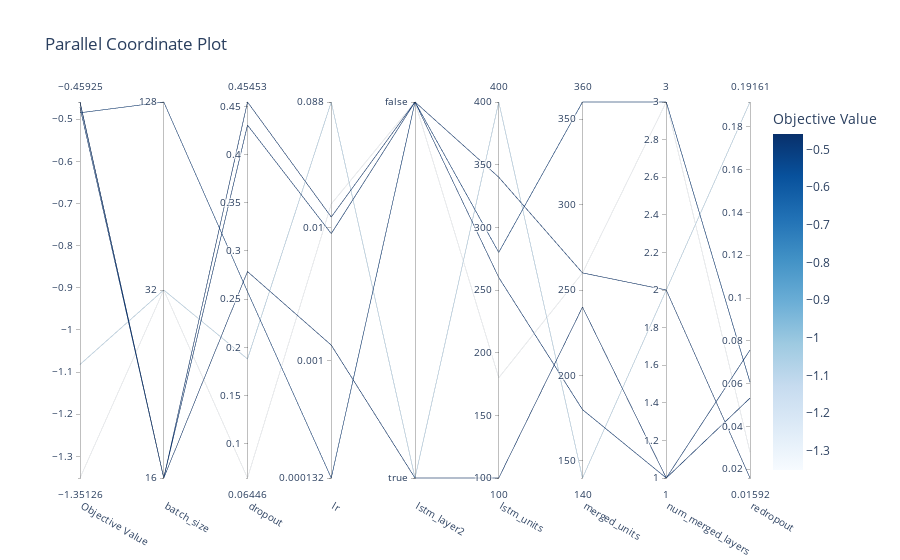

Notebook cell for this chart:
### Code cell
optuna.visualization.plot_parallel_coordinate(study)

### Figure 1 — Plotly figure (JSON) as saved in the notebook; plotly's stock layout.template omitted (floating-point values rounded to 4 significant figures)
{"data": [{"dimensions": [{"label": "Objective Value", "range": [-1.351, -0.4593], "values": [-0.4593, -0.4721, -0.46, -1.082, -1.351, -0.4848]}, {"label": "batch_size", "range": [0, 2], "ticktext": [16, 32, 128], "tickvals": [0, 1, 2], "values": [0, 0, 0, 1, 1, 2]}, {"label": "dropout", "range": [0.06446, 0.4545], "values": [0.2786, 0.4305, 0.4545, 0.188, 0.06446, 0.2578]}, {"label": "lr", "range": [-3.878, -1.055], "ticktext": ["0.000132", "0.001", "0.01", "0.088"], "tickvals": [-3.878, -3, -2, -1.055], "values": [-2.881, -2.044, -1.919, -1.055, -1.821, -3.878]}, {"label": "lstm_layer2", "range": [0, 1], "ticktext": [true, false], "tickvals": [0, 1], "values": [0, 1, 1, 0, 1, 1]}, {"label": "lstm_units", "range": [100, 400], "values": [100, 260, 340, 400, 180, 280]}, {"label": "merged_units", "range": [140, 360], "values": [240, 180, 260, 140, 260, 360]}, {"label": "num_merged_layers", "range": [1, 3], "values": [1, 1, 2, 2, 3, 3]}, {"label": "redropout", "range": [0.01592, 0.1916], "values": [0.05326, 0.07574, 0.01592, 0.1916, 0.02802, 0.0607]}], "labelangle": 30, "labelside": "bottom", "line": {"color": [-0.4593, -0.4721, -0.46, -1.082, -1.351, -0.4848], "colorbar": {"title": {"text": "Objective Value"}}, "colorscale": [[0, "rgb(247,251,255)"], [0.125, "rgb(222,235,247)"], [0.25, "rgb(198,219,239)"], [0.375, "rgb(158,202,225)"], [0.5, "rgb(107,174,214)"], [0.625, "rgb(66,146,198)"], [0.75, "rgb(33,113,181)"], [0.875, "rgb(8,81,156)"], [1, "rgb(8,48,107)"]], "reversescale": false, "showscale": true}, "type": "parcoords"}], "layout": {"title": {"text": "Parallel Coordinate Plot"}}}
